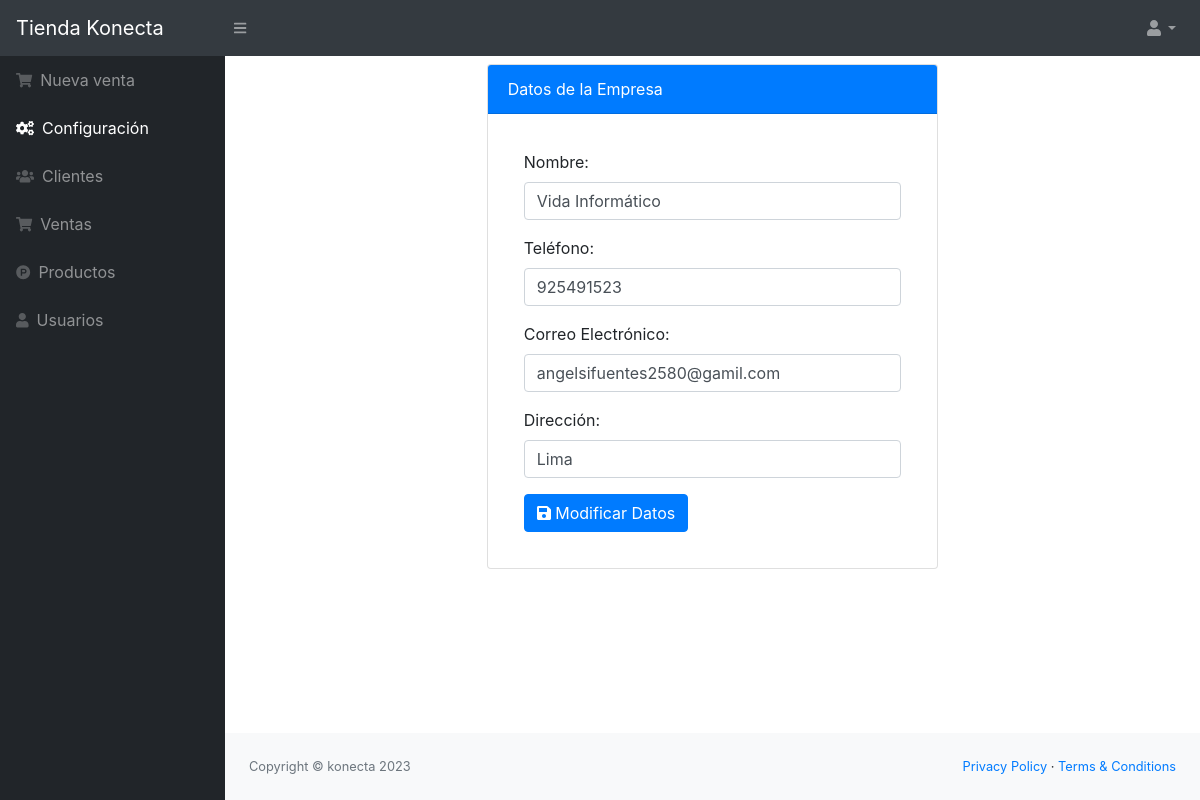
Before: /src/config.php (signed in) with the older database file.
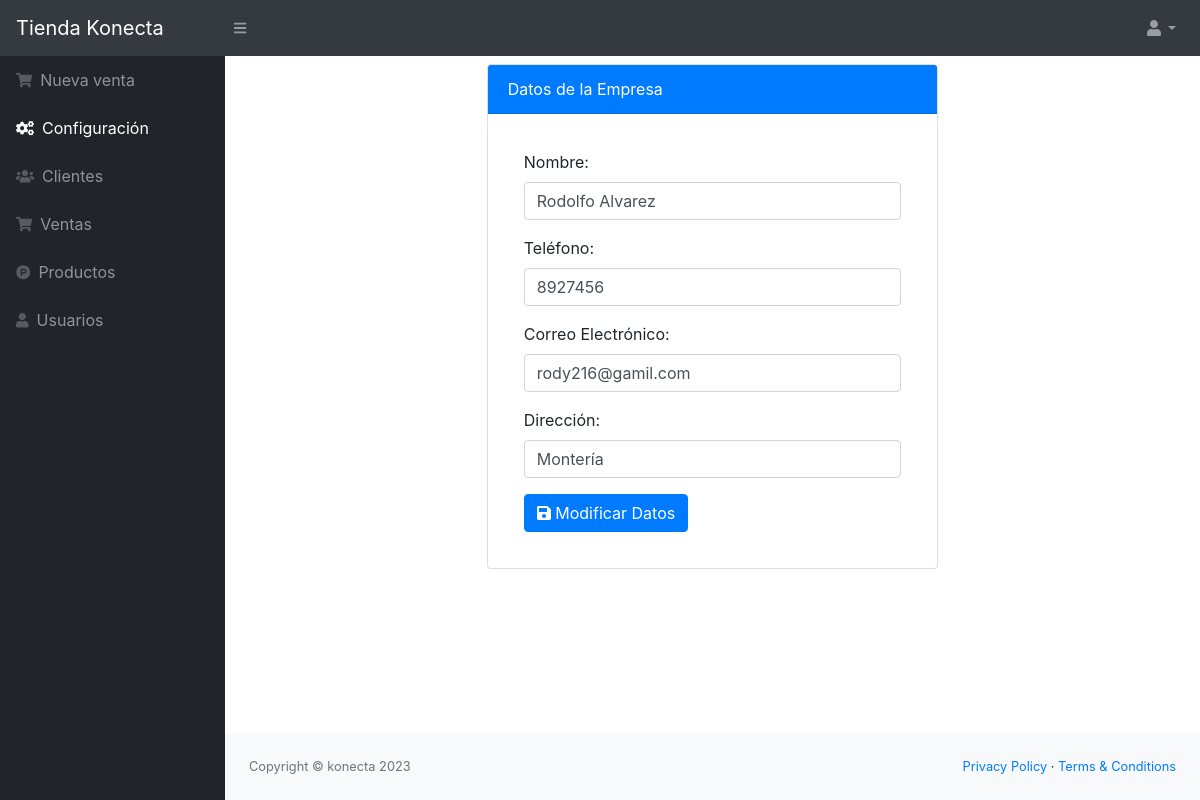
After: the same page with the newer database file.
### tables this page shows
CREATE TABLE `configuracion` (
  `id` int(11) NOT NULL,
  `nombre` varchar(100) NOT NULL,
  `telefono` varchar(15) NOT NULL,
  `email` varchar(100) NOT NULL,
  `direccion` text NOT NULL
);

### src/config.php (the view, shortened to what this page needs)
<?php
include_once "includes/header.php";
require_once "../conexion.php";
$query = mysqli_query($conexion, "SELECT * FROM configuracion");
$data = mysqli_fetch_assoc($query);
?>
<div class="row">
<div class="col-md-6 mx-auto">
            <div class="card">
                <div class="card-header bg-primary text-white">
                    Datos de la Empresa
                </div>
                <div class="card-body">
                    <form action="" method="post" class="p-3">
                        <div class="form-group">
                            <label>Nombre:</label>
                            <input type="text" name="nombre" class="form-control" value="<?php echo $data['nombre']; ?>" id="txtNombre" placeholder="Nombre de la Empresa" required class="form-control">
                        </div>
                        <div class="form-group">
                            <label>Teléfono:</label>
                            <input type="number" name="telefono" class="form-control" value="<?php echo $data['telefono']; ?>" id="txtTelEmpresa" placeholder="teléfono de la Empresa" required>
                        </div>
                        <div class="form-group">
                            <label>Correo Electrónico:</label>
                            <input type="email" name="email" class="form-control" value="<?php echo $data['email']; ?>" id="txtEmailEmpresa" placeholder="Correo de la Empresa" required>
                        </div>
                        <div class="form-group">
                            <label>Dirección:</label>
                            <input type="text" name="direccion" class="form-control" value="<?php echo $data['direccion']; ?>" id="txtDirEmpresa" placeholder="Dirreción de la Empresa" required>
                        </div>
                        <div>
                            <button type="submit" class="btn btn-primary"><i class="fas fa-save"></i> Modificar Datos</button>
                        </div>
                    </form>
                </div>
            </div>
        </div>
</div>
<?php include_once "includes/footer.php"; ?>

Changed rows visible on the page:
changed configuracion: nombre "Vida Informático" → "Rodolfo Alvarez"; telefono "925491523" → "8927456"; email "angelsifuentes2580@gamil.com" → "rody216@gamil.com"; direccion "Lima" → "Montería"
